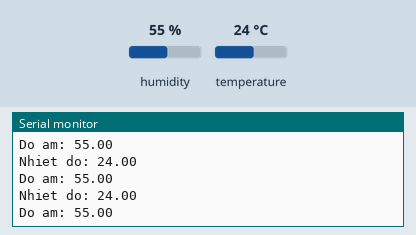
Simulated run of this sketch. Board: Arduino Uno, built with avr-gcc and run on an emulated ATmega328P. Shown: the last lines printed to the serial monitor. The test bench sets the inputs (shaded band); at power-on: humidity 55 %, temperature 24 °C.

Above: at 2.8 s.
2.9 s: humidity set to 22 %
At 4.4 s:
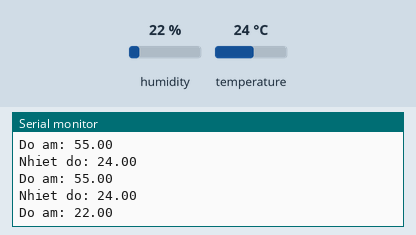
5.6 s: temperature set to 12 °C
At 6.8 s:
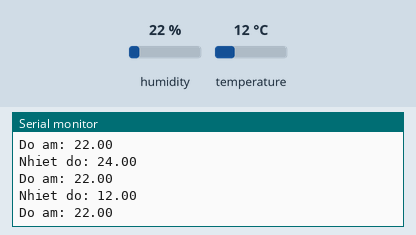
8.3 s: humidity set to 40 %
At 10.9 s:
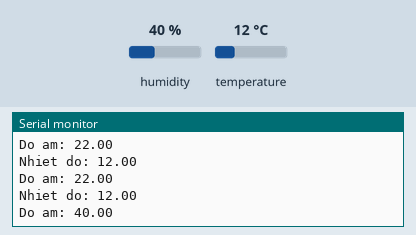
Timing chart, 0 to 12.4 s (numbered marks = the images above; inputs shaded):
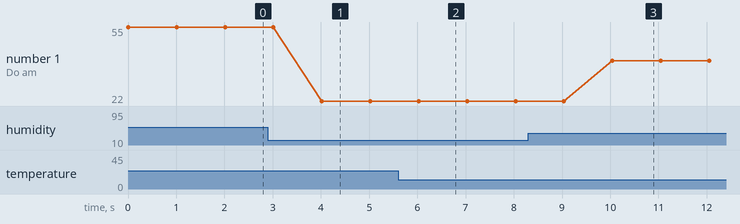

The sketch:

test_dht11.ino
```cpp
#include "DHT.h"
const int DHTPIN = 5;
const int DHTTYPE = DHT22;

DHT dht(DHTPIN, DHTTYPE);
void setup() {
  Serial.begin(115200);
  dht.begin();
}

void loop() {
  float h = dht.readHumidity();
  float t = dht.readTemperature();

  Serial.print("Nhiet do: ");
  Serial.println(t);
  Serial.print("Do am: ");
  Serial.println(h);

  Serial.println();
  delay(1000);
}
```

Measured:
- after the input at 2.9 s, the serial monitor: prints a new line after 1.1 s (image 1)
- after the input at 5.6 s, the serial monitor: prints a new line after 0.43 s (image 2)
- after the input at 8.3 s, the serial monitor: prints a new line after 1.7 s (image 3)
- plotted number 1: 55 → 22 after the input at 2.9 s, 22 → 40 after the input at 8.3 s
